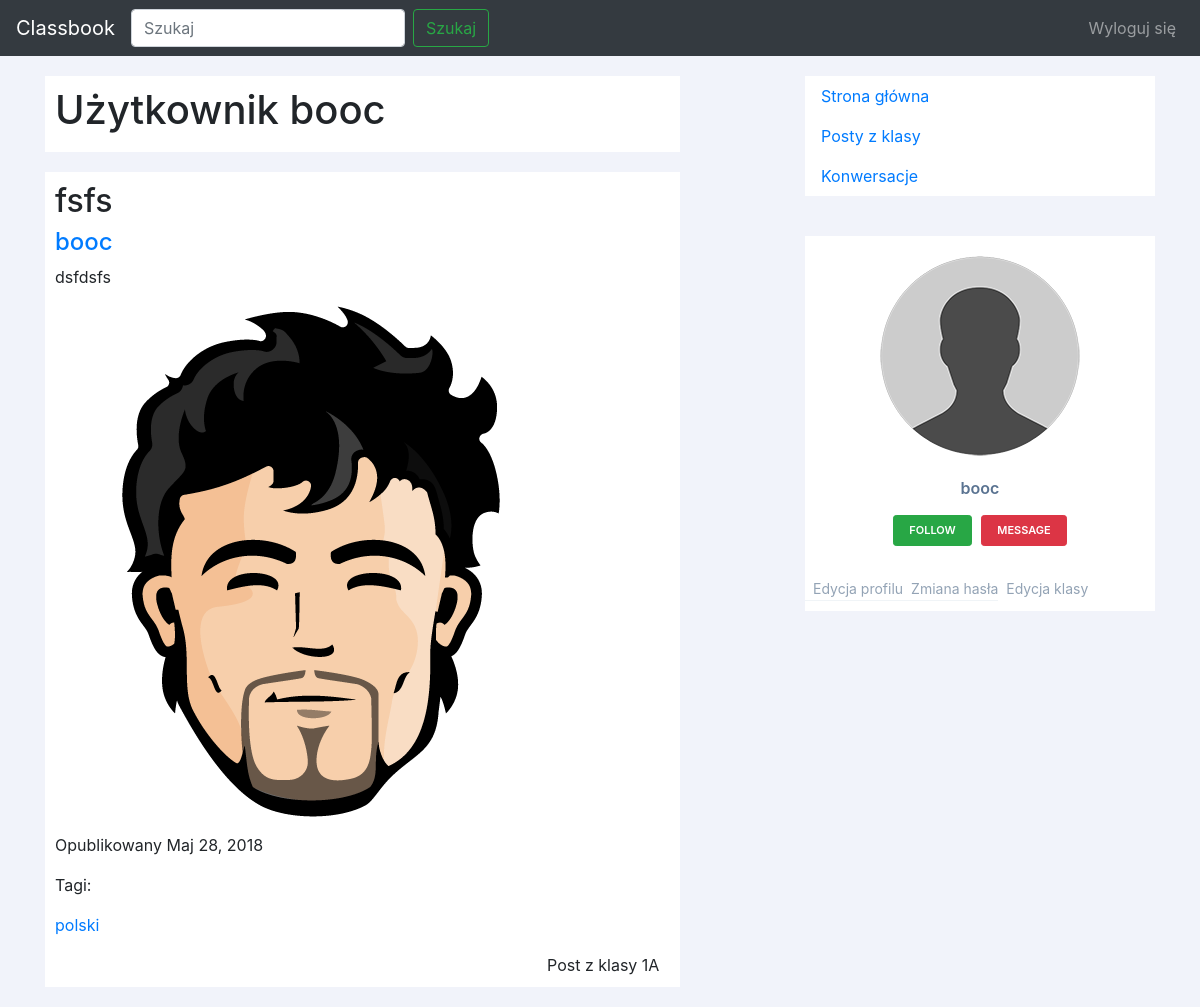
Page /user/booc/ (signed in) on the committed database.
### main/models.py (models this page shows, shortened)
class Post(models.Model):
	title = models.CharField(max_length=150)
	content = models.CharField(max_length=10000)
	publish_date = models.DateTimeField(default=datetime.now)
	user = models.ForeignKey(User, on_delete=models.CASCADE)
	tags = models.ManyToManyField(Tag)
	comments = models.ManyToManyField(Comment)
	photo = models.ImageField(upload_to='main/static/main/imgs/', blank=True, null=True)
	school = models.ForeignKey(School, on_delete=models.CASCADE, null=True, blank=True)
	postClass = models.ForeignKey(Class, on_delete=models.CASCADE, null=True, blank=True)
	class Meta:
		ordering = ['-publish_date', 'title']

class Tag(models.Model):
	name = models.CharField(max_length=80)
	def __str__(self):
		return self.name

class Class(models.Model):
	grade = models.IntegerField()
	name = models.CharField(max_length=1)
	school = models.ForeignKey(School, on_delete=models.CASCADE)
	def __str__(self):
		return str(self.grade) + self.name # + " w szkole " + self.school.name

### main/views.py (the view)
# urls.py: url(r'^user/(?P<name>\w+)/$', views.user_view, name="user_view"),
@login_required(login_url='/')
def user_view(request, name):
	user = User.objects.get(username=name)
	posts = Post.objects.filter(user=user)
	context = {
		"username": name,
		"posts": posts,
		"view_name": request.resolver_match.view_name
	}
	return render(request, 'main/user_view.html', context)

### main/templatetags/profile.py (called while the page is built)
@register.simple_tag
def get_username(user, view_name, username):
	if view_name:
		return username
	else:
		return user.username

@register.simple_tag
def get_profile_description(user, view_name, username):
	if view_name:
		description = Profile.objects.get(user=User.objects.get(username=username)).description
	else:
		description = Profile.objects.get(user=user).description
	if description:
		return description
	else:
		return ""

@register.simple_tag
def get_profile_avatar(user, view_name, username):
	if view_name:
		avatar = Profile.objects.get(user=User.objects.get(username=username)).avatar
	else:
		avatar = Profile.objects.get(user=user).avatar
	if avatar:
		return avatar.url[4:]
	else:
		return '/static/main/avatars/default.png'

@register.simple_tag
def get_post_class(post):
	if post.school == None:
		return "publiczny"
	elif post.postClass == None:
		return "ze szkoły " + str(post.school)
	else:
		return "z klasy " + str(post.postClass)

### main/templates/main/user_view.html (shortened to what this page needs)
{% extends 'main/base.html' %}
{% block content %}
	<div id="about" class="post">
		<h1>Użytkownik {{ username }}</h1>
	</div>
	<div id="posts">
		{% for post in posts %}
			{% include 'main/post.html' %}
		{% endfor %}
	</div>
{% endblock %}

### main/templates/main/post.html (shortened to what this page needs)
{% load humanize %}
{% load profile %}
<div class="post">
	<h2 class="post-title"> {{ post.title }} </h2>
	<a href="{% url 'user_view' post.user.username %}"><h4> {{ post.user.username }} </h4></a>
	<p> {{ post.content }} </p>
	{% if post.photo %}
		<p> <img class="post-photo" src="{{ post.photo.url|slice:'4:' }}" alt="Zdjęcie"> </p>
	{% endif %}
	<p> Opublikowany {{ post.publish_date|naturalday }} </p>
	<p> Tagi: </p>
	{% for tag in post.tags.all %}
		<div class="tag">
			<p> <a href="{% url 'tag_view' tag.name %}">{{ tag }}</a> </p>
		</div>
	{% endfor %}
	<div class="post-class-info">
		<p>Post {% get_post_class post %}</p>
	</div>
</div>

### main/static/main/base.css (style rules this page uses)
body { background-color: #f8f9fa; }
.post { background-color: white; padding: 10px; margin-bottom: 20px; }
.post-photo { max-width: 530px; }
.post-title { word-wrap: break-word; }
.post-class-info { position: relative; left: 80%; }
.post-class-info, .post-class-info p { margin: 0; padding: 0; }
#posts, #about { margin-top: 20px; }

### main/static/main/menu.css (style rules this page uses)
body { background: #F1F3FA; }

### rows in the picture
Post: title "fsfs", user.username "booc", content "dsfdsfs", photo (picture), publish_date "Maj 28, 2018", school+postClass "z klasy 1A"
Tag: name "polski"

### other values in the picture
{{ username }} "booc"
